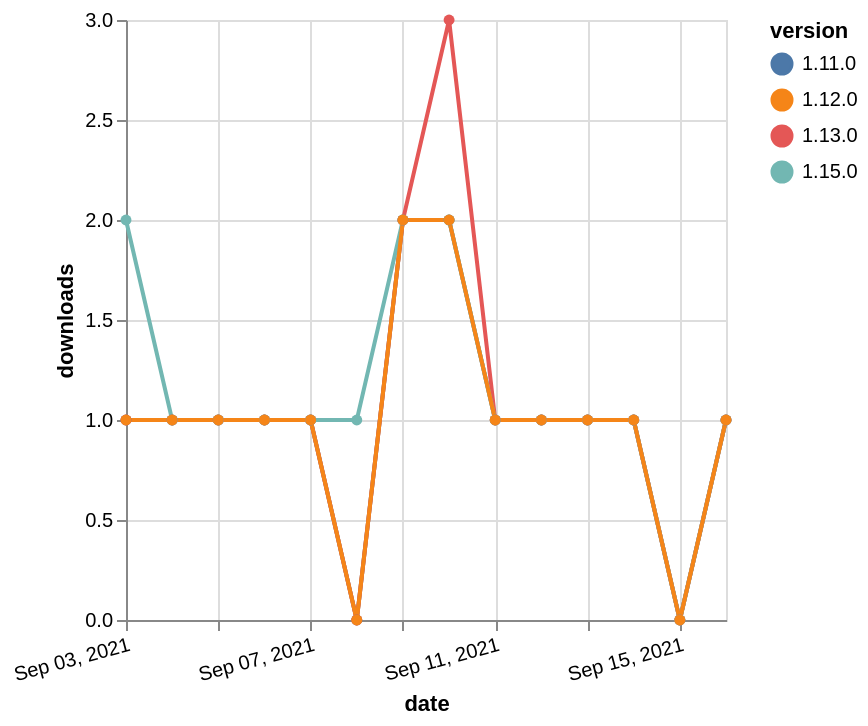

Source (Vega-Lite JSON):
### Vega-Lite specification from a JSON file in a GitHub repository (floating-point values rounded to 4 significant figures)
{"$schema": "https://vega.github.io/schema/vega-lite/v5.json", "description": "A simple bar chart with embedded data.", "data": {"values": [{"date": "2021-09-03", "total": 216, "delta": 1, "version": "1.11.0"}, {"date": "2021-09-04", "total": 217, "delta": 1, "version": "1.11.0"}, {"date": "2021-09-05", "total": 218, "delta": 1, "version": "1.11.0"}, {"date": "2021-09-06", "total": 219, "delta": 1, "version": "1.11.0"}, {"date": "2021-09-07", "total": 220, "delta": 1, "version": "1.11.0"}, {"date": "2021-09-08", "total": 220, "delta": 0, "version": "1.11.0"}, {"date": "2021-09-09", "total": 222, "delta": 2, "version": "1.11.0"}, {"date": "2021-09-10", "total": 224, "delta": 2, "version": "1.11.0"}, {"date": "2021-09-11", "total": 225, "delta": 1, "version": "1.11.0"}, {"date": "2021-09-12", "total": 226, "delta": 1, "version": "1.11.0"}, {"date": "2021-09-13", "total": 227, "delta": 1, "version": "1.11.0"}, {"date": "2021-09-14", "total": 228, "delta": 1, "version": "1.11.0"}, {"date": "2021-09-15", "total": 228, "delta": 0, "version": "1.11.0"}, {"date": "2021-09-16", "total": 229, "delta": 1, "version": "1.11.0"}, {"date": "2021-09-03", "total": 295, "delta": 1, "version": "1.13.0"}, {"date": "2021-09-04", "total": 296, "delta": 1, "version": "1.13.0"}, {"date": "2021-09-05", "total": 297, "delta": 1, "version": "1.13.0"}, {"date": "2021-09-06", "total": 298, "delta": 1, "version": "1.13.0"}, {"date": "2021-09-07", "total": 299, "delta": 1, "version": "1.13.0"}, {"date": "2021-09-08", "total": 299, "delta": 0, "version": "1.13.0"}, {"date": "2021-09-09", "total": 301, "delta": 2, "version": "1.13.0"}, {"date": "2021-09-10", "total": 304, "delta": 3, "version": "1.13.0"}, {"date": "2021-09-11", "total": 305, "delta": 1, "version": "1.13.0"}, {"date": "2021-09-12", "total": 306, "delta": 1, "version": "1.13.0"}, {"date": "2021-09-13", "total": 307, "delta": 1, "version": "1.13.0"}, {"date": "2021-09-14", "total": 308, "delta": 1, "version": "1.13.0"}, {"date": "2021-09-15", "total": 308, "delta": 0, "version": "1.13.0"}, {"date": "2021-09-16", "total": 309, "delta": 1, "version": "1.13.0"}, {"date": "2021-09-03", "total": 112, "delta": 2, "version": "1.15.0"}, {"date": "2021-09-04", "total": 113, "delta": 1, "version": "1.15.0"}, {"date": "2021-09-05", "total": 114, "delta": 1, "version": "1.15.0"}, {"date": "2021-09-06", "total": 115, "delta": 1, "version": "1.15.0"}, {"date": "2021-09-07", "total": 116, "delta": 1, "version": "1.15.0"}, {"date": "2021-09-08", "total": 117, "delta": 1, "version": "1.15.0"}, {"date": "2021-09-09", "total": 119, "delta": 2, "version": "1.15.0"}, {"date": "2021-09-10", "total": 121, "delta": 2, "version": "1.15.0"}, {"date": "2021-09-11", "total": 122, "delta": 1, "version": "1.15.0"}, {"date": "2021-09-12", "total": 123, "delta": 1, "version": "1.15.0"}, {"date": "2021-09-13", "total": 124, "delta": 1, "version": "1.15.0"}, {"date": "2021-09-14", "total": 125, "delta": 1, "version": "1.15.0"}, {"date": "2021-09-15", "total": 125, "delta": 0, "version": "1.15.0"}, {"date": "2021-09-16", "total": 126, "delta": 1, "version": "1.15.0"}, {"date": "2021-09-03", "total": 180, "delta": 1, "version": "1.12.0"}, {"date": "2021-09-04", "total": 181, "delta": 1, "version": "1.12.0"}, {"date": "2021-09-05", "total": 182, "delta": 1, "version": "1.12.0"}, {"date": "2021-09-06", "total": 183, "delta": 1, "version": "1.12.0"}, {"date": "2021-09-07", "total": 184, "delta": 1, "version": "1.12.0"}, {"date": "2021-09-08", "total": 184, "delta": 0, "version": "1.12.0"}, {"date": "2021-09-09", "total": 186, "delta": 2, "version": "1.12.0"}, {"date": "2021-09-10", "total": 188, "delta": 2, "version": "1.12.0"}, {"date": "2021-09-11", "total": 189, "delta": 1, "version": "1.12.0"}, {"date": "2021-09-12", "total": 190, "delta": 1, "version": "1.12.0"}, {"date": "2021-09-13", "total": 191, "delta": 1, "version": "1.12.0"}, {"date": "2021-09-14", "total": 192, "delta": 1, "version": "1.12.0"}, {"date": "2021-09-15", "total": 192, "delta": 0, "version": "1.12.0"}, {"date": "2021-09-16", "total": 193, "delta": 1, "version": "1.12.0"}]}, "width": "container", "mark": {"type": "line", "point": {"filled": true}}, "encoding": {"x": {"field": "date", "type": "temporal", "timeUnit": "yearmonthdate", "title": "date", "axis": {"labelAngle": -15}}, "y": {"field": "delta", "type": "quantitative", "title": "downloads"}, "color": {"field": "version", "type": "nominal"}, "tooltip": {"field": "delta"}}}
